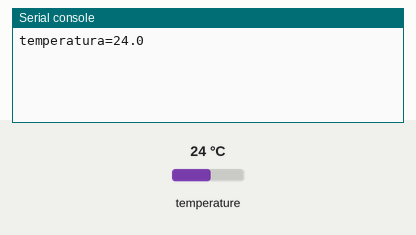
This program was run on a simulated ESP32 board running MicroPython. Parts: the last lines printed to the serial console. Inputs (shaded band) come from the test bench; at power-on: temperature 24 °C.

Above: at 1.2 s.
1.3 s: temperature set to 12 °C
At 2.4 s:
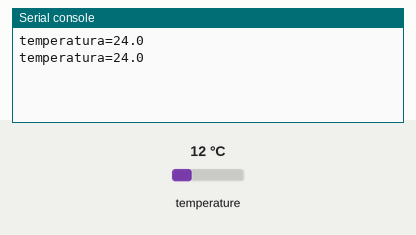
2.8 s: temperature set to 19 °C
At 3.5 s:
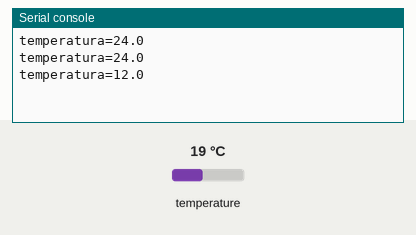
Timing chart, 0 to 5.8 s (numbered marks = the images above; inputs shaded):
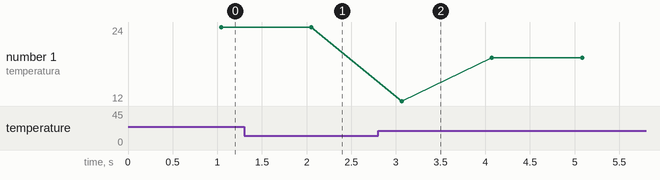

Measured:
- plotted number 1: 24 → 19 after the input at 2.8 s

The program:

TERMOCUPLA.py
```python
from machine import Pin
import onewire
import utime
import ds18x20
import binascii

ow=onewire.OneWire(Pin(23))
ds=ds18x20.DS18X20(ow)
roms=ds.scan()

while (True):
    ds.convert_temp()
    utime.sleep(1)
    for rom in roms:
        idhex=binascii.hexlify(rom)
        #print("id=",idhex)
        temperatura=ds.read_temp(rom)
        print("temperatura="+str(temperatura))
```
